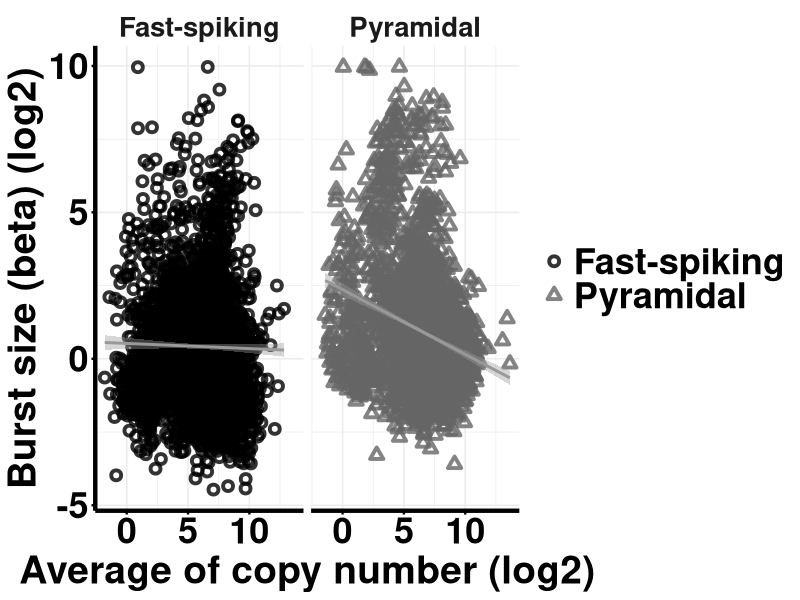
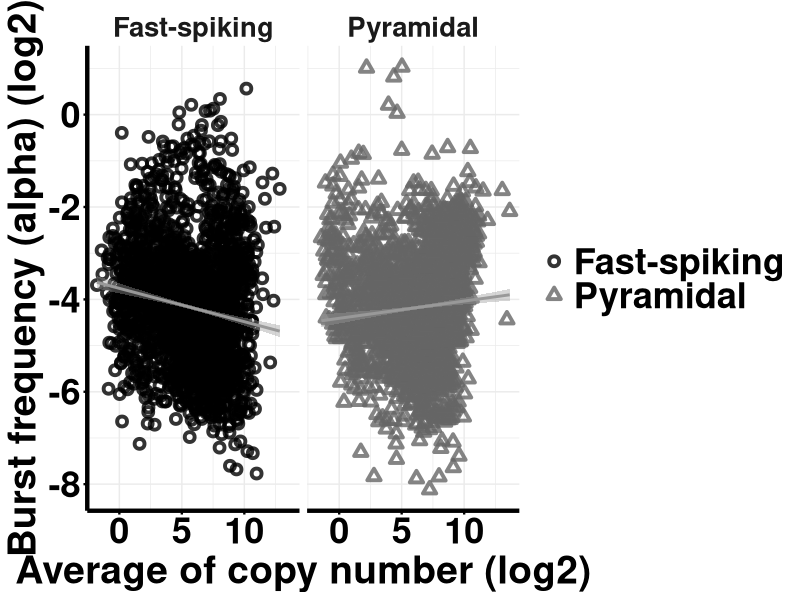
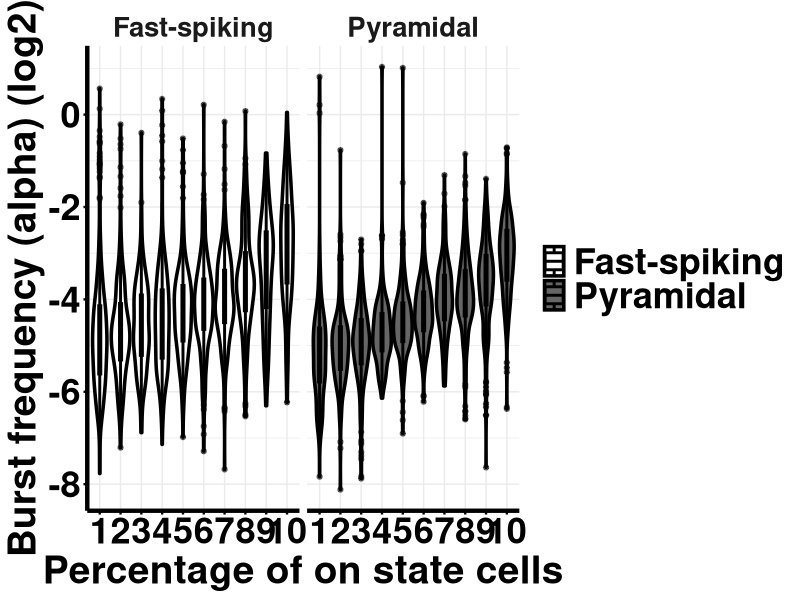
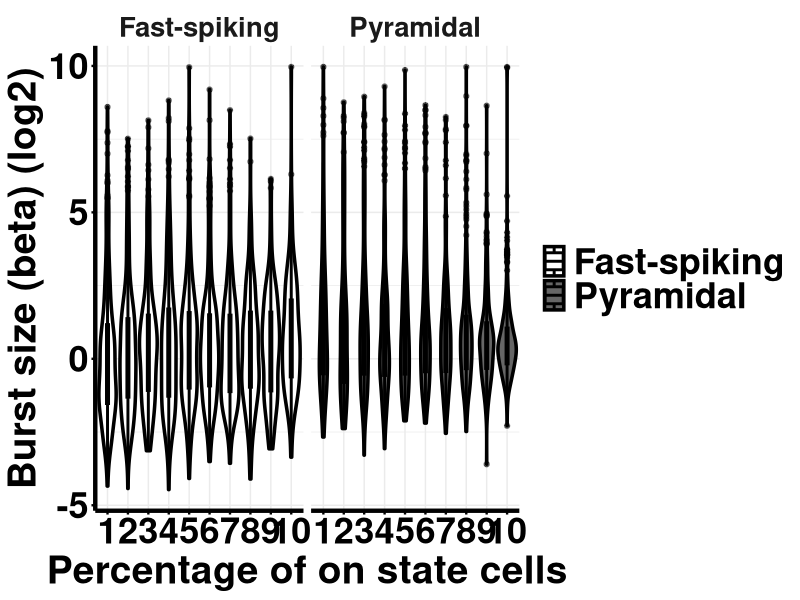
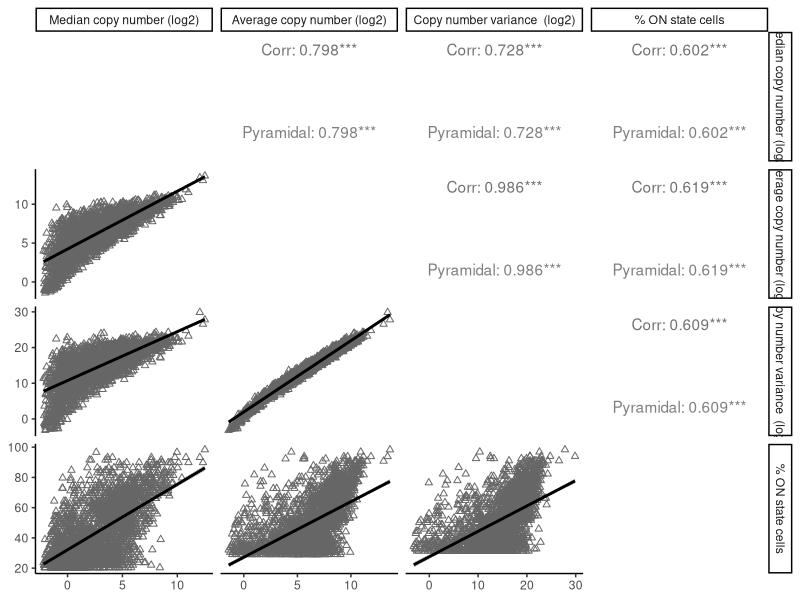
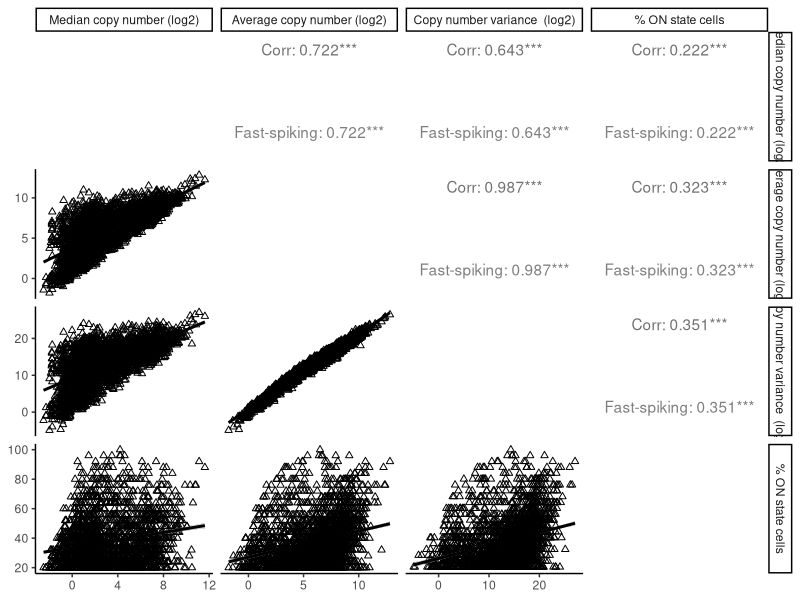

The R source for these figures, in order:

library(dplyr)
library(matrixStats)
library(readxl)
library(ggplot2)
library(GGally)


df_20percent_both<- read.csv("burst_kinetics_copynumber.csv")
df_20percent_both<- df_20percent_both[,-1]



celltypecol2<- c("Fast-spiking"="black", "Pyramidal" = "grey40")
celltypecol3<- c("Fast-spiking"="white", "Pyramidal" = "grey40")

theme_gen<- theme(axis.title.x = element_text(face="bold", size=28),
                  axis.text.x  = element_text(face= "bold", color = "black", size=26),
                  axis.title.y = element_text(face="bold", size=28),
                  axis.text.y  = element_text(face= "bold", color = "black", size=26),
                  axis.line = element_line(linewidth=1.5),
                  axis.ticks = element_line(linewidth = 0.8),
                  strip.text = element_text(face = "bold", size = rel(1.8)),
                  legend.title= element_blank(),
                  legend.text = element_text(face= "bold", color = "black", size=26))


##correlation of copy number distribition measures and burst kinetics
#burst frequncy and size log2 vs mean expression log2 
ggplot(df_20percent_both, 
       aes(x=log2(MEAN), y=log2(beta), shape=CellType, color = CellType))+
  geom_point(size=2, stroke=2, alpha=0.8)+
  geom_smooth(method=lm, colour= "grey60")+
  theme_minimal()+
  scale_color_manual(values= celltypecol2)+
  scale_shape_manual(values= c(1,2))+
  xlab(bquote('Average of copy number (log2)'))+
  ylab(bquote('Burst size (beta) (log2)'))+
  theme_gen+
  facet_grid(~CellType)


ggplot(df_20percent_both,
       aes(x=log2(MEAN), y=log2(alpha), shape=CellType, color = CellType))+
  geom_point(size=2, stroke=2, alpha=0.8)+
  geom_smooth(method=lm, colour= "grey60")+
  theme_minimal()+
  scale_color_manual(values= celltypecol2)+
  scale_shape_manual(values= c(1,2))+
  xlab(bquote('Average of copy number (log2)'))+
  ylab(bquote('Burst frequency (alpha) (log2)'))+
  theme_gen+
  facet_wrap(~CellType)


##spearman correlation of parameters and mean expression
cor.test(log2(df_20percent_both[df_20percent_both$CellType=='Pyramidal', 'beta']), 
         log2(df_20percent_both[df_20percent_both$CellType=='Pyramidal', 'MEAN']), method='spearman')
cor.test(log2(df_20percent_both[df_20percent_both$CellType=='Fast-spiking', 'beta']), 
         log2(df_20percent_both[df_20percent_both$CellType=='Fast-spiking', 'MEAN']), method='spearman')

cor.test(log2(df_20percent_both[df_20percent_both$CellType=='Pyramidal', 'alpha']), 
         log2(df_20percent_both[df_20percent_both$CellType=='Pyramidal', 'MEAN']), method='spearman')
cor.test(log2(df_20percent_both[df_20percent_both$CellType=='Fast-spiking', 'alpha']), 
         log2(df_20percent_both[df_20percent_both$CellType=='Fast-spiking', 'MEAN']), method='spearman')

##box plot for  on state
df_20percent_both<- df_20percent_both %>% mutate(bin_on_freq = ntile(on_state_freq, n=10))

ggplot(df_20percent_both, aes(as.factor(bin_on_freq), log2(alpha), fill=CellType))+
  geom_violin(linewidth=1.2, color='black', trim = TRUE)+
  scale_fill_manual(values= celltypecol3)+
  geom_boxplot(width=0.1,size=1,outlier.alpha = 0.5, color='black', 
               position = position_dodge(width=0.87))+
  theme_minimal()+
  theme_gen+
  ylab("Burst frequency (alpha) (log2)")+
  xlab("Percentage of on state cells")+
  facet_wrap(~CellType)

ggplot(df_20percent_both, aes(as.factor(bin_on_freq), log2(beta), fill=CellType))+
  geom_violin(linewidth=1.2, color='black', trim = TRUE)+
  geom_boxplot(width= 0.1,size=1,outlier.alpha = 0.5, color='black', 
               position = position_dodge(width=0.87))+
  scale_fill_manual(values= celltypecol3)+
  theme_minimal()+
  theme_gen+
  ylab("Burst size (beta) (log2)")+
  xlab("Percentage of on state cells")+
  facet_wrap(~CellType)



#correlation of copy number distribition measures 
df_ggpairs<- cbind(log2(df_20percent_both[, c(2:3,11,12,14)]), 
                   df_20percent_both[, c(7,10)])


ggpairs(df_ggpairs[df_ggpairs$CellType=='Pyramidal',],
        columns = 3:6,
        upper = list(continuous = wrap("cor", method = "spearman")),
        diag = list(continuous = "blankDiag"),
        columnLabels = c( 'Median copy number (log2)','Average copy number (log2)', 
                          'Copy number variance  (log2)',
                          '% ON state cells'),
        ggplot2::aes(shape=CellType, color=CellType))+
  theme_classic()+
  geom_smooth(aes(), method=lm, color= 'black')+
  scale_color_manual(values= celltypecol2)+
  scale_shape_manual(values= c(2,1))

ggpairs(df_ggpairs[df_ggpairs$CellType=='Fast-spiking',],
        columns = 3:6,
        upper = list(continuous = wrap("cor", method = "spearman")),
        diag = list(continuous = "blankDiag"),
        columnLabels = c( 'Median copy number (log2)','Average copy number (log2)', 
                          'Copy number variance  (log2)',
                          '% ON state cells'),
        ggplot2::aes(shape=CellType, color=CellType))+
  theme_classic()+
  geom_smooth(aes(), method=lm, color= 'black')+
  scale_color_manual(values= celltypecol2)+
  scale_shape_manual(values= c(2,1))

